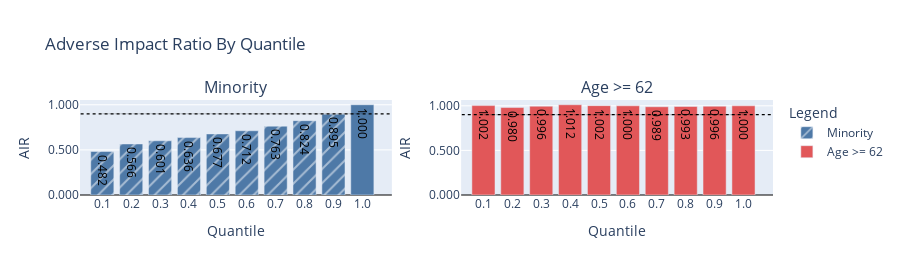

The notebook cell this image was saved under:
### Markdown cell above
#### _Adverse Impact Ratio (AIR) by Decile of Model Predictions_

### Code cell
air_by_quantile = sd.adverse_impact_ratio_by_quantile(
    group_data=valid,
    **common_disp_info,
    outcome=valid['EBM Prediction'],
    air_threshold=0.9,
    percent_difference_threshold=0.0,
    label=valid[label],
    lower_score_favorable=True,
    quantiles=[x / 100 for x in range(10, 101, 10)]
)
air_by_quantile

### Figure 1 — Plotly figure (JSON) as saved in the notebook; plotly's stock layout.template omitted (floating-point values rounded to 4 significant figures)
{"data": [{"cliponaxis": false, "hovertemplate": "%{x}, %{y}<extra></extra>", "marker": {"color": "RGB(78, 121, 167)", "pattern": {"shape": ["/", "/", "/", "/", "/", "/", "/", "/", "/", ""]}}, "name": "Minority", "text": ["0.482", "0.566", "0.601", "0.636", "0.677", "0.712", "0.763", "0.824", "0.895", "1.000"], "textfont": {"color": "Black"}, "type": "bar", "x": ["0.1", "0.2", "0.3", "0.4", "0.5", "0.6", "0.7", "0.8", "0.9", "1.0"], "xaxis": "x", "y": [0.4817, 0.5655, 0.6006, 0.6362, 0.6767, 0.712, 0.7629, 0.8236, 0.8954, 1], "yaxis": "y"}, {"line": {"color": "Black", "dash": "dot", "width": 0.25}, "mode": "lines", "name": "AIR Threshold", "showlegend": false, "type": "scatter", "x": ["0.1", "0.2", "0.3", "0.4", "0.5", "0.6", "0.7", "0.8", "0.9", "1.0"], "xaxis": "x", "y": [0.9, 0.9, 0.9, 0.9, 0.9, 0.9, 0.9, 0.9, 0.9, 0.9], "yaxis": "y"}, {"cliponaxis": false, "hovertemplate": "%{x}, %{y}<extra></extra>", "marker": {"color": "RGB(225, 87, 89)", "pattern": {"shape": ["", "", "", "", "", "", "", "", "", ""]}}, "name": "Age >= 62", "text": ["1.002", "0.980", "0.996", "1.012", "1.002", "1.000", "0.989", "0.993", "0.996", "1.000"], "textfont": {"color": "Black"}, "type": "bar", "x": ["0.1", "0.2", "0.3", "0.4", "0.5", "0.6", "0.7", "0.8", "0.9", "1.0"], "xaxis": "x2", "y": [1.002, 0.9803, 0.9959, 1.012, 1.002, 0.9998, 0.9894, 0.9926, 0.9957, 1], "yaxis": "y2"}, {"line": {"color": "Black", "dash": "dot", "width": 0.25}, "mode": "lines", "name": "AIR Threshold", "showlegend": false, "type": "scatter", "x": ["0.1", "0.2", "0.3", "0.4", "0.5", "0.6", "0.7", "0.8", "0.9", "1.0"], "xaxis": "x2", "y": [0.9, 0.9, 0.9, 0.9, 0.9, 0.9, 0.9, 0.9, 0.9, 0.9], "yaxis": "y2"}], "layout": {"annotations": [{"font": {"size": 16}, "showarrow": false, "text": "Minority", "x": 0.225, "xanchor": "center", "xref": "paper", "y": 1, "yanchor": "bottom", "yref": "paper"}, {"font": {"size": 16}, "showarrow": false, "text": "Age >= 62", "x": 0.775, "xanchor": "center", "xref": "paper", "y": 1, "yanchor": "bottom", "yref": "paper"}], "autosize": true, "height": 275, "legend": {"title": {"text": "Legend"}}, "shapes": [{"line": {"color": "Black", "dash": "dot", "width": 1.25}, "type": "line", "x0": -0.75, "x1": 10, "xref": "x", "y0": 0.9, "y1": 0.9, "yref": "y"}, {"line": {"color": "Black", "dash": "dot", "width": 1.25}, "type": "line", "x0": -0.75, "x1": 10, "xref": "x2", "y0": 0.9, "y1": 0.9, "yref": "y2"}], "title": {"text": "Adverse Impact Ratio By Quantile"}, "xaxis": {"anchor": "y", "domain": [0, 0.45], "title": {"text": "Quantile"}}, "xaxis2": {"anchor": "y2", "domain": [0.55, 1], "title": {"text": "Quantile"}}, "yaxis": {"anchor": "x", "domain": [0, 1], "tickformat": "0,.3f", "title": {"text": "AIR"}, "zeroline": true, "zerolinecolor": "Black", "zerolinewidth": 1}, "yaxis2": {"anchor": "x2", "domain": [0, 1], "tickformat": "0,.3f", "title": {"text": "AIR"}, "zeroline": true, "zerolinecolor": "Black", "zerolinewidth": 1}}}
